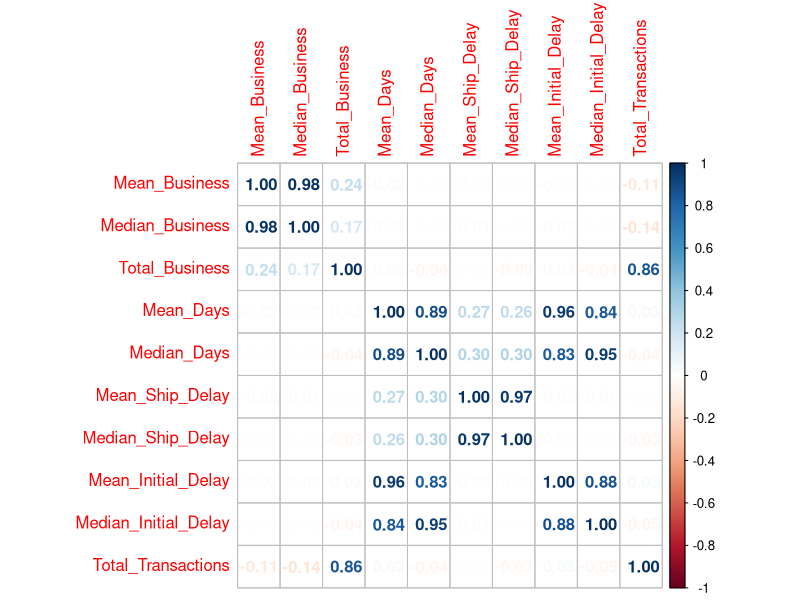
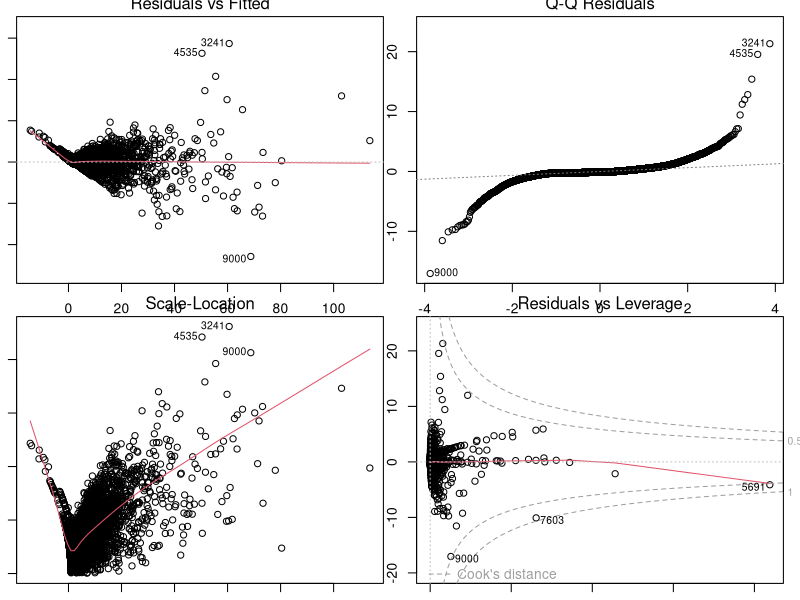

Write the R code that produced these figures, in order.
setwd("~/git/MachineLearning/AIS")
library(psych)
graphics.off() 
par("mar") 
par(mar=c(1,1,1,1))
sh.data.read <- read.csv("transactionsq3.csv")
names(sh.data.read)

sh.data <- sh.data.read[,3:12]

sh.data <- na.omit(sh.data)

lr.model <- lm(data = sh.data, Total_Transactions~Mean_Business+Median_Business+Total_Business+Mean_Days+Median_Days+Mean_Initial_Delay+Median_Initial_Delay)

require(corrplot)
corrplot(cor(sh.data), method = c("number")) 




null <- lm(Total_Transactions~1, data=sh.data)
full <- lm(Total_Transactions~., data=sh.data) 
step(full, scope=list(lower=null, upper=full), direction="both")
step(null, scope=list(lower=null, upper=full), direction="both") 

lr.model2 <- lm(formula = Total_Transactions ~ Total_Business + Mean_Business + 
                  Median_Business + Median_Days + Mean_Days, data = sh.data)


lr.model3 <- lm(formula = Total_Transactions ~ Total_Business + Mean_Initial_Delay + Mean_Days, data = sh.data)

summary(lr.model2)
summary(lr.model3)

  par(mfrow=c(2,2))
plot(lr.model)